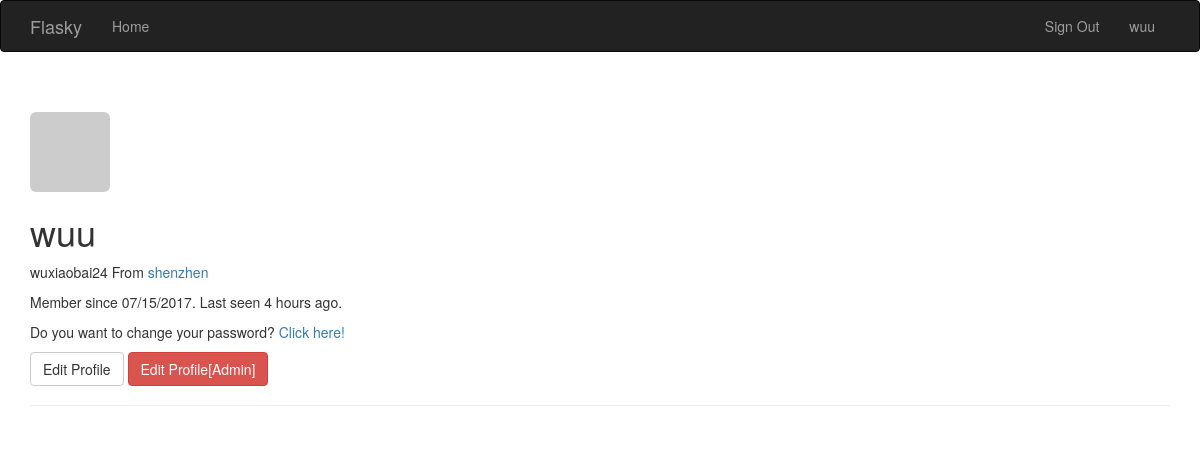
Page /user/wuu (signed in) on the committed database.
### app/models.py (models this page shows, shortened)
class User(UserMixin, db.Model):
    __tablename__ = 'users'
    id = db.Column(db.Integer, primary_key=True) #id 主键
    email = db.Column(db.String(64),unique=True, index=True) #邮箱
    username = db.Column(db.String(64),unique=True, index = True) # 昵称
    role_id = db.Column(db.Integer,db.ForeignKey('roles.id')) #role_id,外键
    password_hash = db.Column(db.String(128)) # 密码的hash值
    confirmed = db.Column(db.Boolean,default=False) #账户是否确认，用在认证中
    name = db.Column(db.String(64)) #真实姓名
    location = db.Column(db.String(64)) #住址
    about_me = db.Column(db.Text()) #介绍
    member_since = db.Column(db.DateTime(),default=datetime.utcnow)#注册时间
    last_seen = db.Column(db.DateTime(),default=datetime.utcnow)#最后访问的时间
    avatar_hash = db.Column(db.String(32))
    def can(self,permission):
        return self.role is not None and \
                (self.role.permission & permission) == permission
    def is_administrator(self):
        return self.can(Permission.ADMINSTER)
    @property
    def password(self):
        raise AttributeError('password is not a readable attribute.')
    def gravatar(self,size=100,default='identicon',rating='g'):
        if request.is_secure:
            url = 'https://secure.gravatar.com/avatar'
        else:
            url = 'http://www.gravatar.com/avatar'
        hash = self.avatar_hash or hashlib.md5(
                            self.email.encode('utf-8')).hexdigest()
        return '{url}/{hash}?s={size}&d={default}&r={rating}'.format(
        url=url,hash=hash,size=size,default=default,rating=rating
        )

### app/main/views.py (the view)
@main.route('/user/<name>')
def user(name):
    user  = User.query.filter_by(username=name).first()
    if user is None:
        abort(404)
    return render_template('user.html',user=user)

### app/auth/views.py (called while the page is built)
@auth.before_app_request    #请求钩子
def befor_request():
    if current_user.is_authenticated \
        and not current_user.confirmed \
        and request.endpoint[:5] != 'auth.' \
        and request.endpoint != 'static':
        print("befor_request redirect!!!")
        return redirect(url_for('auth.unconfirmed'))

### app/main/__init__.py (called while the page is built)
@main.app_context_processor
def inject_permissions():
    return dict(Permission=Permission)

### app/models.py (called while the page is built)
@login_manager.user_loader
def load_user(user_id):
    return User.query.get(int(user_id)  )

### app/templates/user.html (shortened to what this page needs)
{% extends "base.html" %}
{% block page_content %}
<div class="page-header">
  <img class='img-rounded profile-thumbnail' src="{{user.gravatar(size=256)}}">
    <div class='profile-header'>
      <h1>{{ user.username }}</h1>
      {% if user.name or user.location %}
      <p>
        {% if user.name %}{{user.name}}{% endif %}
        {% if user.location %}
            From <a href="https://maps.google.com/?q={{user.location}}">
              {{user.location}}
            </a>
        {% endif %}
      </p>
      {% endif %}
      <p>
        Member since {{ moment(user.member_since).format('L') }}.
        Last seen {{moment(user.last_seen).fromNow() }}.
      </p>
    </div>
  <p>
    Do you want to change your password?
    <a href="{{ url_for('auth.change_password') }}">Click here!</a>
  </p>
  <p>
  {% if user == current_user %}
  <a class='btn btn-default' href="{{ url_for('.edit_profile')}}">
    Edit Profile
  </a>
  {% endif %}
  {% if current_user.is_administrator() %}
      <a class="btn btn-danger"
        href="{{ url_for('.edit_profile_admin',id = user.id) }}">
        Edit Profile[Admin]
      </a>
  {% endif %}
  </p>
</div>
{% endblock %}

### app/templates/base.html (shortened to what this page needs)
{% extends "bootstrap/base.html" %}
{% block head %}
{{ super() }}
{% endblock %}
{% block navbar %}
<div class="navbar navbar-inverse" role="naigation">
    <div class="container">
        <div class="navbar-header">
            <a class="navbar-brand" href="/">Flasky</a>
        </div>
        <div class="navbar-collapse collapse">
            <ul class="nav navbar-nav">
                <li><a href="/">Home</a></li>
            </ul>
            <ul class = 'nav navbar-nav navbar-right'>
              {% if current_user.is_authenticated %}
                <li><a href="{{ url_for('auth.logout')}}">Sign Out</a></li>
                <li>
                  <a href="{{ url_for('main.user',name=current_user.username )}}">
                  {{ current_user.username }}
                  </a>
                </li>
              {% else %}
                <li><a href="{{ url_for('auth.login') }}">Sign In</a></li>
              {% endif %}
            </ul>
        </div>
      </div>
</div>
{% endblock %}
{% block content %}
<div class="container">
    {% block page_content %}{% endblock %}
</div>
{% endblock %}

### rows in the picture
User: username "wuu", name "wuxiaobai24", location "shenzhen", member_since "07/15/2017", last_seen "4 hours ago"
